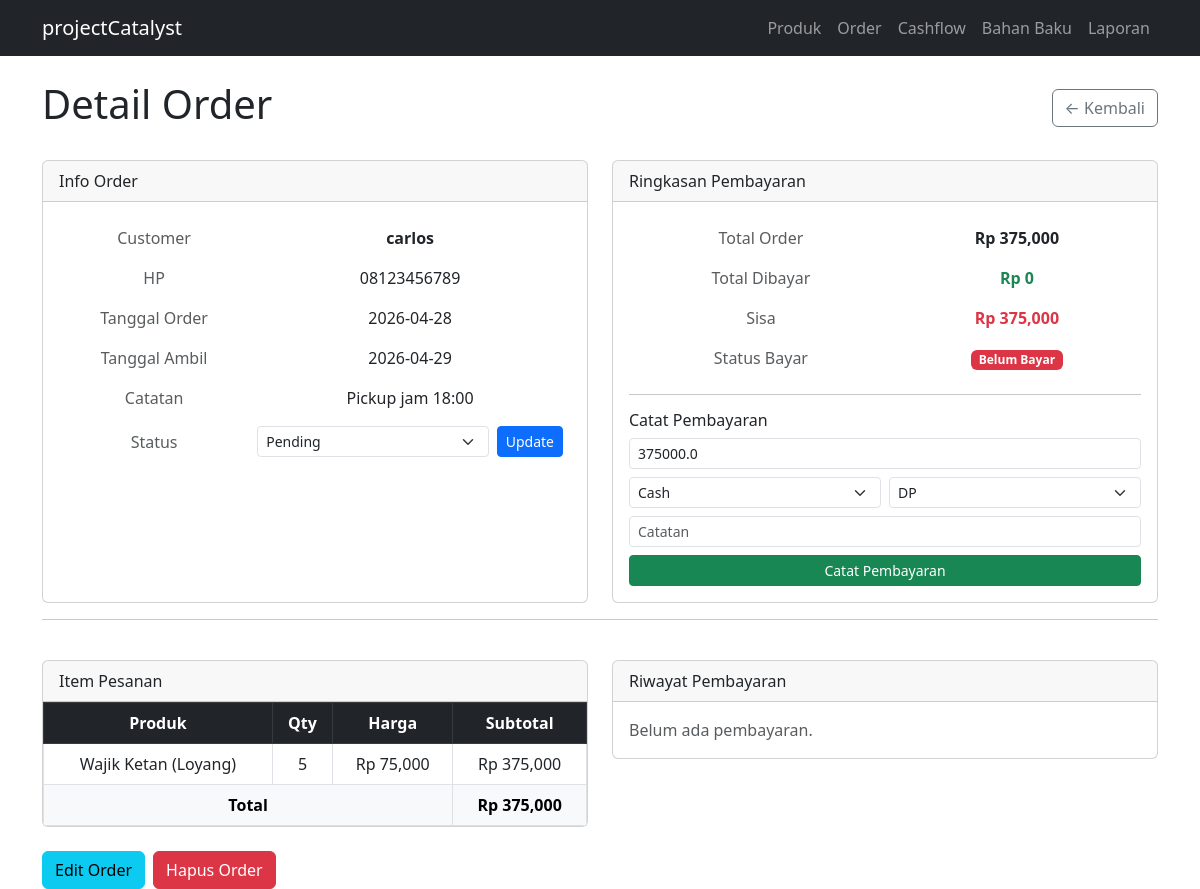
/orders/1, run on an earlier commit of the app's database.
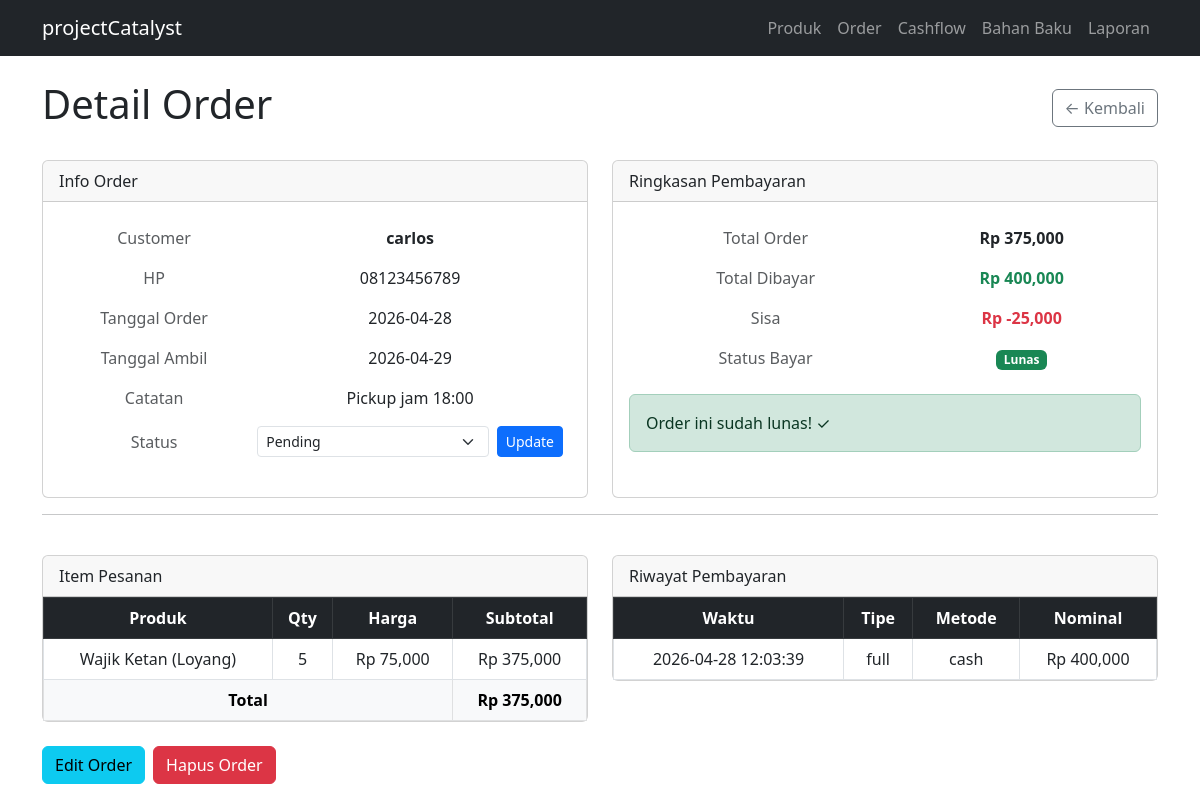
And on a later commit of the database.
### tables this page shows
CREATE TABLE order_items (
    id          INTEGER PRIMARY KEY AUTOINCREMENT,
    order_id    INTEGER NOT NULL,
    product_id  INTEGER NOT NULL,
    quantity    INTEGER NOT NULL,
    price       REAL NOT NULL,
    FOREIGN KEY (order_id) REFERENCES orders(id),
    FOREIGN KEY (product_id) REFERENCES products(id)
);

CREATE TABLE products (
    id          INTEGER PRIMARY KEY AUTOINCREMENT,
    name        TEXT NOT NULL,
    price       REAL NOT NULL,
    unit        TEXT NOT NULL,
    is_active   INTEGER DEFAULT 1,
    created_at  TEXT DEFAULT CURRENT_TIMESTAMP
);

CREATE TABLE payments (
    id              INTEGER PRIMARY KEY AUTOINCREMENT,
    order_id        INTEGER NOT NULL,
    amount          REAL NOT NULL,
    payment_method  TEXT NOT NULL,
    payment_type    TEXT NOT NULL,
    paid_at         TEXT DEFAULT CURRENT_TIMESTAMP,
    notes           TEXT,
    FOREIGN KEY (order_id) REFERENCES orders(id)
);

### app.py (the view)
@app.route('/orders/<int:order_id>')
def order_detail(order_id):
    order, items, payments, total_order, total_paid = get_order_detail(order_id)
    return render_template('order_detail.html',
        order=order,
        items=items,
        payments=payments,
        total_order=total_order,
        total_paid=total_paid,
        sisa=total_order - total_paid
    )

### database/db.py (called while the page is built)
def get_connection():
    conn = sqlite3.connect(DB_PATH)
    conn.row_factory = sqlite3.Row
    conn.execute("PRAGMA foreign_keys = ON")
    return conn

### templates/order_detail.html (shortened to what the changed rows need)
{% extends 'base.html' %}
{% block content %}
<div class="d-flex justify-content-between align-items-center mb-4">
    <h1>Detail Order</h1>
</div>
<div class="row g-4">
    <div class="col-12 col-md-6">
        <div class="card h-100">
            <div class="card-body">
                <table class="table table-borderless">
                    <tr><td class="text-muted">Total Order</td><td><strong>Rp {{ "{:,.0f}".format(total_order or 0) }}</strong></td></tr>
                    <tr><td class="text-muted">Total Dibayar</td><td class="text-success"><strong>Rp {{ "{:,.0f}".format(total_paid) }}</strong></td></tr>
                    <tr><td class="text-muted">Sisa</td><td class="text-danger"><strong>Rp {{ "{:,.0f}".format(sisa) }}</strong></td></tr>
                    <tr><td class="text-muted">Status Bayar</td>
                        <td>
                            {% if order['payment_status'] == 'paid' %}
                            <span class="badge bg-success">Lunas</span>
                            {% elif order['payment_status'] == 'dp' %}
                            <span class="badge bg-warning text-dark">DP</span>
                            {% else %}
                            <span class="badge bg-danger">Belum Bayar</span>
                            {% endif %}
                        </td>
                    </tr>
                </table>
                {% if sisa > 0 %}
                <hr>
                <h6>Catat Pembayaran</h6>
                <form action="/orders/payment/{{ order['id'] }}" method="POST">
                    <div class="row g-2">
                        <div class="col-12">
                            <input type="number" name="amount" class="form-control form-control-sm"
                                   placeholder="Nominal" value="{{ sisa }}" required>
                        </div>
                        <div class="col-6">
                            <select name="payment_method" class="form-select form-select-sm">
                                <option value="cash">Cash</option>
                            </select>
                        </div>
                        <div class="col-6">
                            <select name="payment_type" class="form-select form-select-sm">
                                <option value="dp">DP</option>
                            </select>
                        </div>
                        <div class="col-12">
                            <input type="text" name="notes" class="form-control form-control-sm" placeholder="Catatan">
                        </div>
                        <div class="col-12">
                            <button type="submit" class="btn btn-success btn-sm w-100">Catat Pembayaran</button>
                        </div>
                    </div>
                </form>
                {% else %}
                <div class="alert alert-success mt-2 mb-0">Order ini sudah lunas! ✓</div>
                {% endif %}
            </div>
        </div>
    </div>
</div>
<div class="row g-4 mt-1">
    <div class="col-12 col-md-6">
        <div class="card">
            <div class="card-body p-0">
                <table class="table table-bordered mb-0">
                    <thead class="table-dark">
                        <tr>
                            <th>Produk</th>
                            <th>Qty</th>
                            <th>Harga</th>
                            <th>Subtotal</th>
                        </tr>
                    </thead>
                    <tbody>
                        {% for item in items %}
                        <tr>
                            <td>{{ item['product_name'] }}</td>
                            <td>{{ item['quantity'] }}</td>
                            <td>Rp {{ "{:,.0f}".format(item['price']) }}</td>
                            <td>Rp {{ "{:,.0f}".format(item['quantity'] * item['price']) }}</td>
                        </tr>
                        {% endfor %}
                    </tbody>
                </table>
            </div>
        </div>
    </div>
    <div class="col-12 col-md-6">
        <div class="card">
            <div class="card-body p-0">
                {% if payments %}
                <table class="table table-bordered mb-0">
                    <thead class="table-dark">
                        <tr>
                            <th>Waktu</th>
                            <th>Tipe</th>
                            <th>Metode</th>
                            <th>Nominal</th>
                        </tr>
                    </thead>
                    <tbody>
                        {% for payment in payments %}
                        <tr>
                            <td>{{ payment['paid_at'] }}</td>
                            <td>{{ payment['payment_type'] }}</td>
                            <td>{{ payment['payment_method'] }}</td>
                            <td>Rp {{ "{:,.0f}".format(payment['amount']) }}</td>
                        </tr>
                        {% endfor %}
                    </tbody>
                </table>
                {% else %}
                <p class="text-muted p-3 mb-0">Belum ada pembayaran.</p>
                {% endif %}
            </div>
        </div>
    </div>
</div>
{% endblock %}

What changed in the data, as far as the page shows it:
changed orders "carlos": payment_status "unpaid" → "paid" (drawn)
added payments: paid_at "2026-04-28 12:03:39", payment_type "full", payment_method "cash", amount "400,000"
Also different on the page:
{{ "{:,.0f}".format(total_paid) }}: "0" → "400,000"
{{ "{:,.0f}".format(sisa) }}: "375,000" → "-25,000"
form field amount: "375000.0" → (not shown)
form field payment_method: "Cash" → (not shown)
form field payment_type: "DP" → (not shown)
text no longer shown: "Belum Bayar Catat Pembayaran Catat Pembayaran Belum ada pembayaran."
text now shown: "Lunas Order ini sudah lunas! ✓ Waktu Tipe Metode Nominal"
